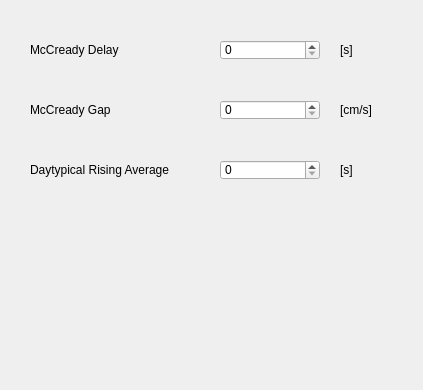
<?xml version="1.0" encoding="UTF-8"?>
<ui version="4.0" stdsetdef="1">
  <author></author>
  <comment></comment>
  <exportmacro></exportmacro>
  <class>FlyCalcFrame</class>
  <widget class="QWidget" name="FlyCalcFrame">
    <property name="geometry">
      <rect>
        <x>0</x>
        <y>0</y>
        <width>423</width>
        <height>390</height>
      </rect>
    </property>
    <property name="windowTitle">
      <string>Fly Calculator</string>
    </property>
    <widget class="QLabel" name="textLabel_DelayUnit">
      <property name="geometry">
        <rect>
          <x>340</x>
          <y>40</y>
          <width>67</width>
          <height>20</height>
        </rect>
      </property>
      <property name="text">
        <string>[s]</string>
      </property>
      <property name="wordWrap">
        <bool>false</bool>
      </property>
    </widget>
    <widget class="QSpinBox" name="spinBox_Delay">
      <property name="geometry">
        <rect>
          <x>220</x>
          <y>40</y>
          <width>100</width>
          <height>20</height>
        </rect>
      </property>
      <property name="maximum">
        <number>30</number>
      </property>
      <property name="minimum">
        <number>0</number>
      </property>
      <property name="singleStep">
        <number>1</number>
      </property>
      <property name="value">
        <number>0</number>
      </property>
    </widget>
    <widget class="QSpinBox" name="spinBox_Gap">
      <property name="geometry">
        <rect>
          <x>220</x>
          <y>100</y>
          <width>100</width>
          <height>20</height>
        </rect>
      </property>
      <property name="maximum">
        <number>50</number>
      </property>
      <property name="minimum">
        <number>0</number>
      </property>
      <property name="singleStep">
        <number>1</number>
      </property>
      <property name="value">
        <number>0</number>
      </property>
    </widget>
    <widget class="QLabel" name="textLabel_GapUnit">
      <property name="geometry">
        <rect>
          <x>340</x>
          <y>100</y>
          <width>67</width>
          <height>20</height>
        </rect>
      </property>
      <property name="text">
        <string>[cm/s]</string>
      </property>
      <property name="wordWrap">
        <bool>false</bool>
      </property>
    </widget>
    <widget class="QSpinBox" name="spinBox_Average">
      <property name="geometry">
        <rect>
          <x>220</x>
          <y>160</y>
          <width>100</width>
          <height>20</height>
        </rect>
      </property>
      <property name="maximum">
        <number>600</number>
      </property>
      <property name="minimum">
        <number>0</number>
      </property>
      <property name="singleStep">
        <number>30</number>
      </property>
      <property name="value">
        <number>0</number>
      </property>
    </widget>
    <widget class="QLabel" name="textLabel_AverageUnit">
      <property name="geometry">
        <rect>
          <x>340</x>
          <y>160</y>
          <width>67</width>
          <height>20</height>
        </rect>
      </property>
      <property name="text">
        <string>[s]</string>
      </property>
      <property name="wordWrap">
        <bool>false</bool>
      </property>
    </widget>
    <widget class="QLabel" name="textLabel_Average">
      <property name="geometry">
        <rect>
          <x>30</x>
          <y>160</y>
          <width>188</width>
          <height>20</height>
        </rect>
      </property>
      <property name="text">
        <string>Daytypical Rising Average</string>
      </property>
      <property name="wordWrap">
        <bool>false</bool>
      </property>
    </widget>
    <widget class="QLabel" name="textLabel_Gap">
      <property name="geometry">
        <rect>
          <x>30</x>
          <y>100</y>
          <width>150</width>
          <height>20</height>
        </rect>
      </property>
      <property name="text">
        <string>McCready Gap</string>
      </property>
      <property name="wordWrap">
        <bool>false</bool>
      </property>
    </widget>
    <widget class="QLabel" name="textLabel_Delay">
      <property name="geometry">
        <rect>
          <x>30</x>
          <y>40</y>
          <width>150</width>
          <height>20</height>
        </rect>
      </property>
      <property name="text">
        <string>McCready Delay</string>
      </property>
      <property name="wordWrap">
        <bool>false</bool>
      </property>
    </widget>
  </widget>
  <layoutdefault spacing="6" margin="11"/>
  <pixmapfunction>qPixmapFromMimeSource</pixmapfunction>
</ui>
